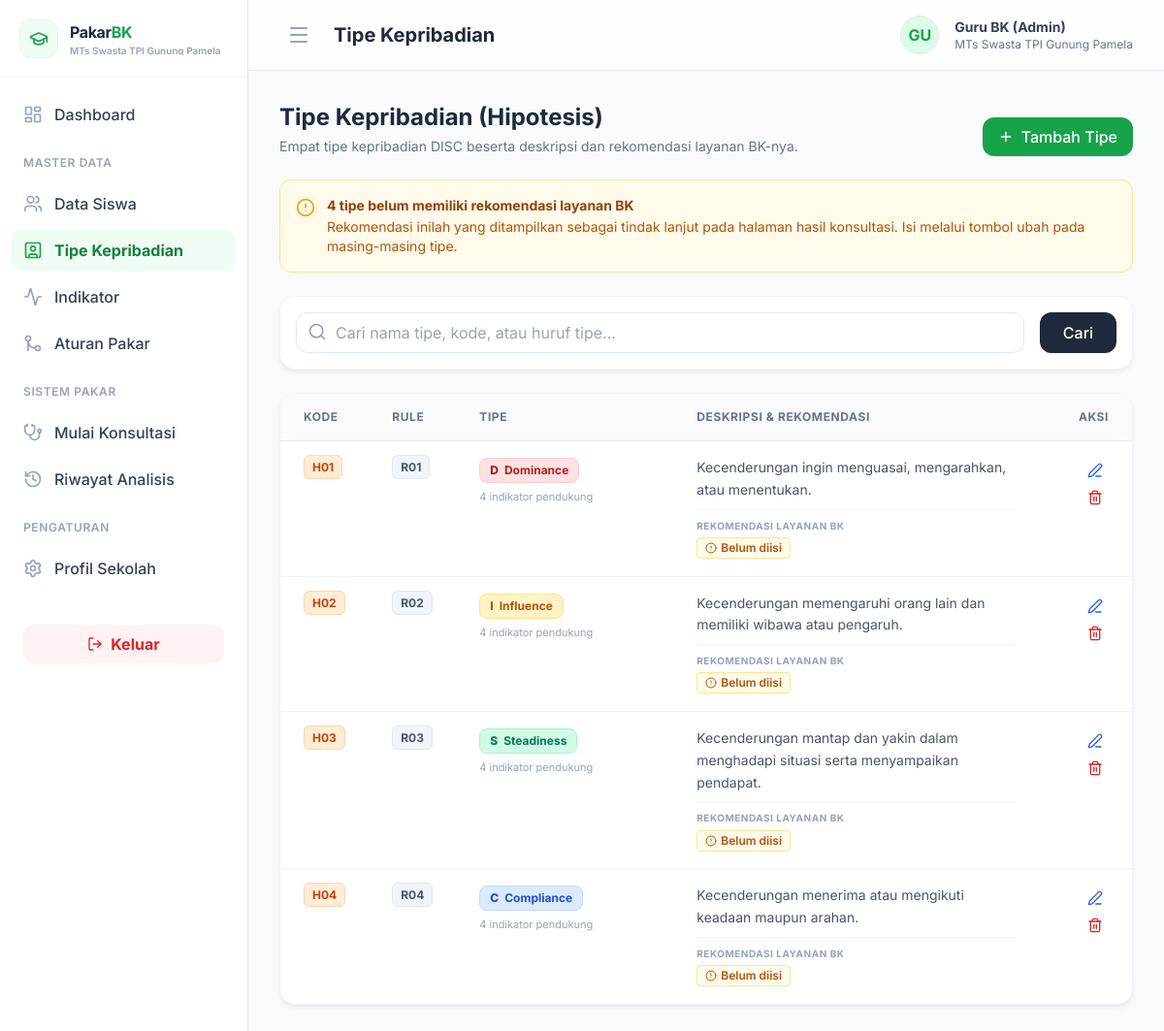
Page /index.php?page=kepribadian (signed in) on the committed database.
### tables this page shows
CREATE TABLE `kepribadian` (
  `id_kepribadian` int NOT NULL AUTO_INCREMENT,
  `kode`           varchar(5)  NOT NULL,
  `kode_rule`      varchar(5)  NOT NULL,
  `tipe`           enum('D','I','S','C') NOT NULL,
  `nama`           varchar(50) NOT NULL,
  `deskripsi`      text,
  `rekomendasi`    text,
  `id_admin`       int      NULL,
  `created_at`     datetime NOT NULL DEFAULT CURRENT_TIMESTAMP,
  `updated_at`     datetime NOT NULL DEFAULT CURRENT_TIMESTAMP ON UPDATE CURRENT_TIMESTAMP,
  PRIMARY KEY (`id_kepribadian`),
  UNIQUE KEY `kode` (`kode`),
  UNIQUE KEY `kode_rule` (`kode_rule`),
  UNIQUE KEY `tipe` (`tipe`),
  KEY `id_admin` (`id_admin`),
  CONSTRAINT `kepribadian_ibfk_admin` FOREIGN KEY (`id_admin`) REFERENCES `admin` (`id_admin`) ON DELETE SET NULL
);

### config/koneksi.php (called while the page is built, shortened)
<?php
spl_autoload_register(function ($class_name) {
    $file = __DIR__ . '/../models/' . $class_name . '.php';
});

### models/Kepribadian.php (called while the page is built, shortened)
<?php
class Kepribadian
{
    private $db;
    public function __construct($db)
    {
        $this->db = $db;
    }
    public function getAllKepribadian()
    {
        $stmt = $this->db->prepare("SELECT * FROM kepribadian ORDER BY kode ASC");
        $stmt->execute();
        return $stmt->fetchAll();
    }
    public function getKepribadianPaginated($keyword = '', $limit = 10, $offset = 0)
    {
        $sql    = "SELECT * FROM kepribadian WHERE 1=1";
        $sql .= " ORDER BY kode ASC LIMIT :limit OFFSET :offset";
        $stmt = $this->db->prepare($sql);
        $stmt->bindValue(':limit',  (int) $limit,  PDO::PARAM_INT);
        $stmt->bindValue(':offset', (int) $offset, PDO::PARAM_INT);
        $stmt->execute();
        return $stmt->fetchAll();
    }
}

### models/Aturan.php (called while the page is built, shortened)
<?php
class Aturan
{
    private $db;
    public function __construct($db)
    {
        $this->db = $db;
    }
    public function getAturanByKepribadian($id_kepribadian)
    {
        $stmt = $this->db->prepare("
            SELECT a.*, g.kode_gejala, g.nama_gejala
              FROM aturan a
              JOIN gejala g ON a.id_gejala = g.id_gejala
             WHERE a.id_kepribadian = :id_kepribadian
             ORDER BY g.kode_gejala ASC
        ");
        $stmt->bindParam(':id_kepribadian', $id_kepribadian);
        $stmt->execute();
        return $stmt->fetchAll();
    }
}

### pages/master/kepribadian.php (the view, shortened to what this page needs)
<?php
$kepribadianModel = new Kepribadian($db);
$aturanModel      = new Aturan($db);
$keyword  = isset($_GET['q']) ? trim($_GET['q']) : '';
$page_num = isset($_GET['p']) ? (int) $_GET['p'] : 1;
$limit  = 10;
$offset = ($page_num - 1) * $limit;
$dataKepribadian = $kepribadianModel->getKepribadianPaginated($keyword, $limit, $offset);
$belumDiisi = function ($teks) {
    return $teks === null || trim($teks) === '' || str_starts_with(trim($teks), '[BELUM DIISI]');
};
$warnaTipe = [
    'D' => 'bg-red-100 text-red-700 border-red-200',
    'I' => 'bg-amber-100 text-amber-700 border-amber-200',
    'S' => 'bg-emerald-100 text-emerald-700 border-emerald-200',
    'C' => 'bg-blue-100 text-blue-700 border-blue-200',
];
?>
<div class="mb-6 flex flex-col md:flex-row md:justify-between md:items-end gap-4">
    <div>
        <h2 class="text-2xl font-bold text-slate-800">Tipe Kepribadian (Hipotesis)</h2>
        <p class="text-slate-500 mt-1 text-sm">Empat tipe kepribadian DISC beserta deskripsi dan rekomendasi layanan BK-nya.</p>
    </div>
    <div class="flex">
        <button onclick="document.getElementById('modalTambah').classList.remove('hidden')" class="bg-brand-600 hover:bg-brand-700 text-white px-4 py-2 rounded-xl font-medium flex items-center transition-colors shadow-sm">
            <i data-lucide="plus" class="w-4 h-4 mr-2"></i> Tambah Tipe
        </button>
    </div>
</div>
<?php
$jumlahBelum = 0;
foreach ($kepribadianModel->getAllKepribadian() as $k) {
    if ($belumDiisi($k['rekomendasi'])) $jumlahBelum++;
}
?>
<?php if($jumlahBelum > 0): ?>
<div class="bg-amber-50 border border-amber-200 rounded-xl p-4 mb-6 flex items-start gap-3">
    <i data-lucide="alert-circle" class="w-5 h-5 text-amber-500 shrink-0 mt-0.5"></i>
    <div class="text-sm">
        <p class="font-bold text-amber-800"><?= $jumlahBelum ?> tipe belum memiliki rekomendasi layanan BK</p>
        <p class="text-amber-700 mt-0.5">Rekomendasi inilah yang ditampilkan sebagai tindak lanjut pada halaman hasil konsultasi. Isi melalui tombol ubah pada masing-masing tipe.</p>
    </div>
</div>
<?php endif; ?>
<div class="card p-4 mb-6">
    <form method="GET" action="index.php" class="flex flex-col md:flex-row gap-4">
        <div class="flex-1">
            <div class="relative">
                <i data-lucide="search" class="w-5 h-5 absolute left-3 top-2.5 text-slate-400"></i>
                <input type="text" name="q" value="<?= htmlspecialchars($keyword) ?>" placeholder="Cari nama tipe, kode, atau huruf tipe..." class="w-full pl-10 pr-4 py-2 border border-slate-200 rounded-xl focus:border-brand-500 focus:ring-1 focus:ring-brand-500 outline-none transition-all">
            </div>
        </div>
        <button type="submit" class="bg-slate-800 text-white px-6 py-2 rounded-xl font-medium hover:bg-slate-900 transition-colors shadow-sm">
            Cari
        </button>
    </form>
</div>
<div class="card overflow-hidden mb-6">
    <div class="overflow-x-auto">
        <table class="w-full text-left border-collapse">
            <thead>
                <tr class="bg-slate-50 border-b border-slate-200">
                    <th class="px-6 py-4 text-xs font-bold text-slate-500 uppercase tracking-wider w-20">Kode</th>
                    <th class="px-6 py-4 text-xs font-bold text-slate-500 uppercase tracking-wider w-20">Rule</th>
                    <th class="px-6 py-4 text-xs font-bold text-slate-500 uppercase tracking-wider w-56">Tipe</th>
                    <th class="px-6 py-4 text-xs font-bold text-slate-500 uppercase tracking-wider">Deskripsi &amp; Rekomendasi</th>
                    <th class="px-6 py-4 text-xs font-bold text-slate-500 uppercase tracking-wider text-right w-24">Aksi</th>
                </tr>
            </thead>
            <tbody class="divide-y divide-slate-100">
                <?php foreach($dataKepribadian as $row):
                    $jmlIndikator = count($aturanModel->getAturanByKepribadian($row['id_kepribadian']));
                    $cls = $warnaTipe[$row['tipe']] ?? 'bg-slate-100 text-slate-700 border-slate-200';
                ?>
                <tr class="hover:bg-slate-50/50 transition-colors">
                    <td class="px-6 py-4 text-sm align-top">
                        <span class="bg-orange-100 text-orange-700 px-2 py-1 rounded-md text-xs font-bold border border-orange-200"><?= htmlspecialchars($row['kode']) ?></span>
                    </td>
                    <td class="px-6 py-4 text-sm align-top">
                        <span class="bg-slate-100 text-slate-600 px-2 py-1 rounded-md text-xs font-bold border border-slate-200"><?= htmlspecialchars($row['kode_rule']) ?></span>
                    </td>
                    <td class="px-6 py-4 align-top">
                        <span class="inline-flex items-center gap-1.5 px-2.5 py-1 rounded-lg text-xs font-bold border <?= $cls ?>">
                            <span class="font-extrabold"><?= htmlspecialchars($row['tipe']) ?></span>
                            <?= htmlspecialchars($row['nama']) ?>
                        </span>
                        <p class="text-[11px] text-slate-400 mt-1.5"><?= $jmlIndikator ?> indikator pendukung</p>
                    </td>
                    <td class="px-6 py-4 text-sm text-slate-600 leading-relaxed align-top">
                        <p><?= nl2br(htmlspecialchars($row['deskripsi'])) ?></p>
                        <div class="mt-2 pt-2 border-t border-slate-100">
                            <p class="text-[10px] font-bold text-slate-400 uppercase tracking-wider mb-1">Rekomendasi Layanan BK</p>
                            <?php if($belumDiisi($row['rekomendasi'])): ?>
                                <span class="inline-flex items-center gap-1 text-xs font-semibold text-amber-700 bg-amber-50 border border-amber-200 px-2 py-0.5 rounded">
                                    <i data-lucide="alert-circle" class="w-3 h-3"></i> Belum diisi
                                </span>
                            <?php else: ?>
                                <p class="text-xs text-slate-600"><?= nl2br(htmlspecialchars($row['rekomendasi'])) ?></p>
                            <?php endif; ?>
                        </div>
                    </td>
                    <td class="px-6 py-4 text-sm text-right align-top">
                        <button onclick='editKepribadian(<?= json_encode([
                            "id"          => $row["id_kepribadian"],
                            "kode"        => $row["kode"],
                            "kode_rule"   => $row["kode_rule"],
                            "tipe"        => $row["tipe"],
                            "nama"        => $row["nama"],
                            "deskripsi"   => $row["deskripsi"],
                            "rekomendasi" => $belumDiisi($row["rekomendasi"]) ? "" : $row["rekomendasi"],
                        ], JSON_HEX_APOS | JSON_HEX_QUOT) ?>)' class="text-blue-600 hover:text-blue-800 p-1.5 rounded-md hover:bg-blue-50 transition-colors" title="Ubah Data">
                            <i data-lucide="edit-3" class="w-4 h-4"></i>
                        </button>
                        <button onclick="confirmHapus(<?= $row['id_kepribadian'] ?>)" class="text-red-600 hover:text-red-800 p-1.5 rounded-md hover:bg-red-50 transition-colors ml-1 inline-block" title="Hapus Data">
                            <i data-lucide="trash-2" class="w-4 h-4"></i>
                        </button>
                    </td>
                </tr>
                <?php endforeach; ?>
            </tbody>
        </table>
    </div>
</div>

### layouts/header.php (style rules this page uses)
body { background-color: #f8fafc; }
.card { background-color: #ffffff; border-radius: 1rem; box-shadow: 0 4px 6px -1px rgba(0, 0, 0, 0.05), 0 2px 4px -1px rgba(0, 0, 0, 0.03); border: 1px solid #f1f5f9; }

### rows in the picture
kepribadian: kode "H01", kode_rule "R01", tipe "D", nama "Dominance", jmlIndikator "4", deskripsi "Kecenderungan ingin menguasai, mengarahkan, atau menentukan.", shows "Belum diisi"
kepribadian: kode "H02", kode_rule "R02", tipe "I", nama "Influence", jmlIndikator "4", deskripsi "Kecenderungan memengaruhi orang lain dan memiliki wibawa atau pengaruh.", shows "Belum diisi"
kepribadian: kode "H03", kode_rule "R03", tipe "S", nama "Steadiness", jmlIndikator "4", deskripsi "Kecenderungan mantap dan yakin dalam menghadapi situasi serta menyampaikan pendapat.", shows "Belum diisi"
kepribadian: kode "H04", kode_rule "R04", tipe "C", nama "Compliance", jmlIndikator "4", deskripsi "Kecenderungan menerima atau mengikuti keadaan maupun arahan.", shows "Belum diisi"

### other values in the picture
$GLOBALS['admin_profile']['nama_sekolah'] "MTs Swasta TPI Gunung Pamela"
substr($GLOBALS['admin_profile']['nama_lengkap'] ?? 'BK', 0, 2) "GU"
$GLOBALS['admin_profile']['nama_lengkap'] "Guru BK (Admin)"
$jumlahBelum "4"
